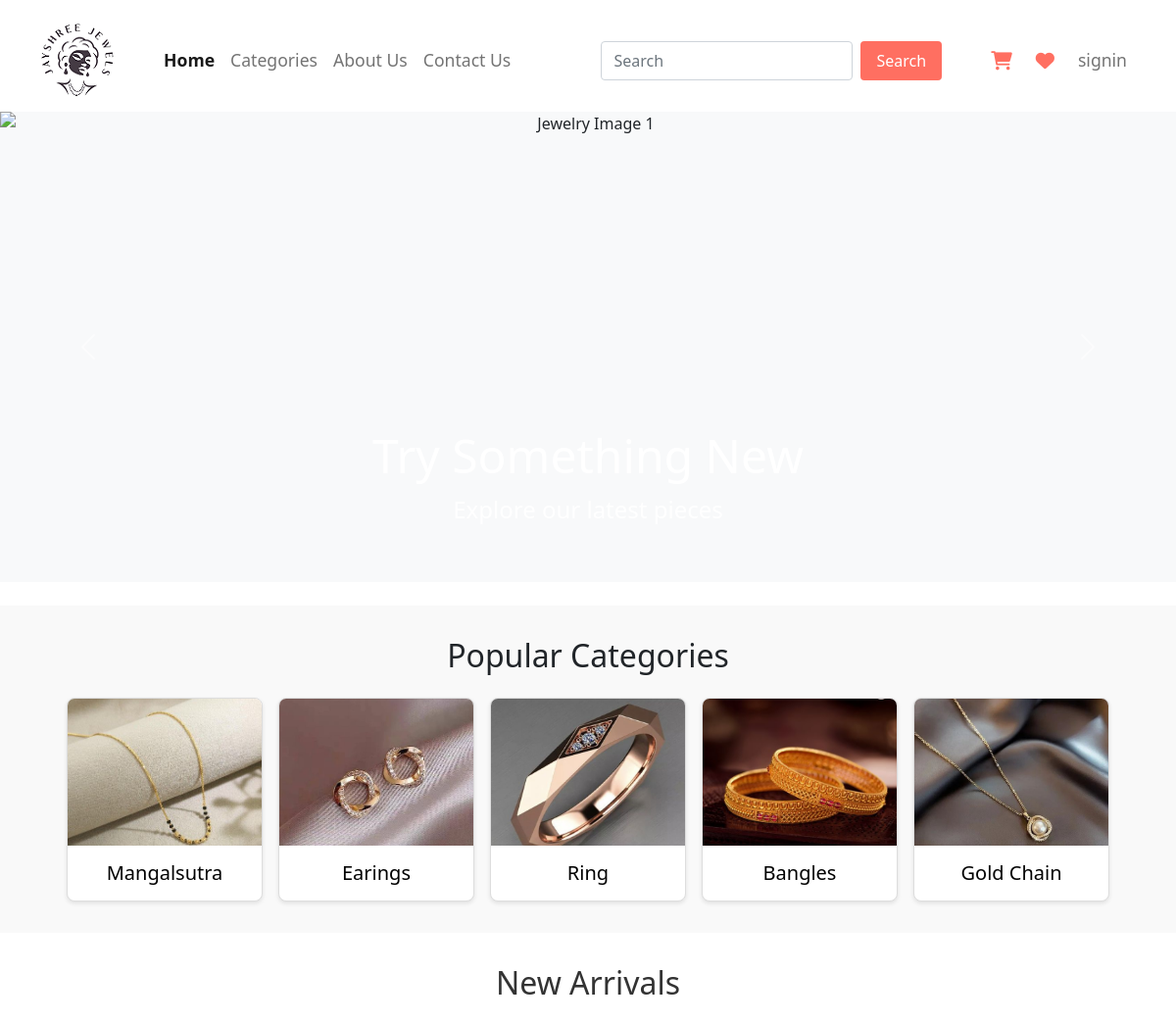
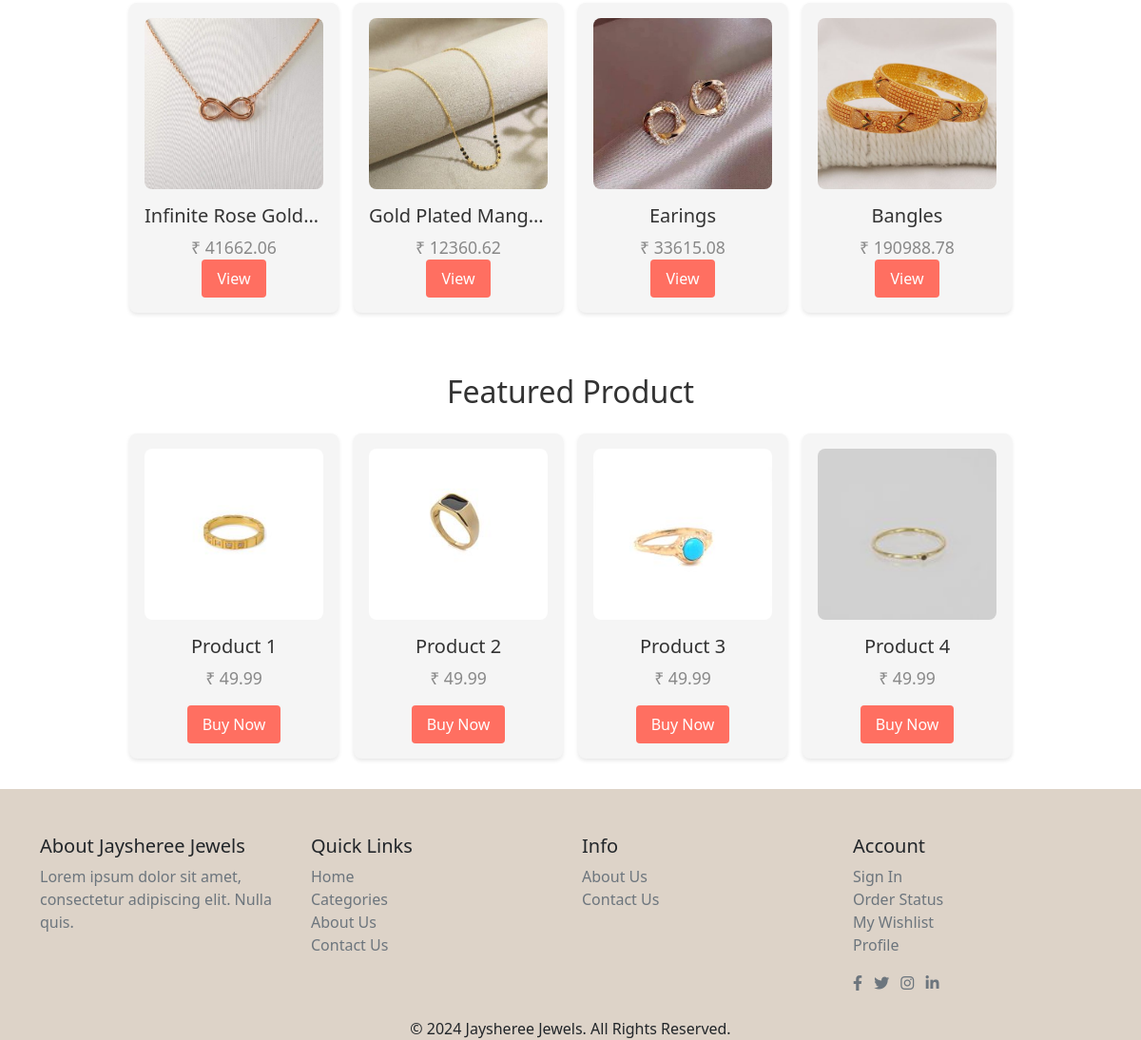
The app's page /user/index.php with its own data (2 pictures, top to bottom).
### tables this page shows
CREATE TABLE `category_tbl` (
  `c_id` int(11) NOT NULL,
  `c_code` varchar(10) NOT NULL,
  `c_name` varchar(255) NOT NULL,
  `c_gender` varchar(10) NOT NULL,
  `c_image` varchar(255) DEFAULT NULL,
  `c_status` varchar(10) NOT NULL
);

CREATE TABLE `product_tbl` (
  `p_id` int(10) NOT NULL,
  `p_code` varchar(10) NOT NULL,
  `p_name` varchar(100) NOT NULL,
  `p_c_code` varchar(10) NOT NULL,
  `p_type` varchar(30) NOT NULL,
  `p_gross_weight` decimal(10,3) NOT NULL,
  `p_diamond_weight` decimal(5,3) NOT NULL,
  `p_diamond_pices` int(5) NOT NULL,
  `p_purity` varchar(50) NOT NULL,
  `p_gold_weight` decimal(5,2) NOT NULL,
  `p_gold_price` decimal(10,2) NOT NULL,
  `p_diamond_price` decimal(10,2) NOT NULL,
  `p_making_charge` decimal(10,2) NOT NULL,
  `p_overhead_charges` decimal(10,2) NOT NULL,
  `p_base_price` decimal(10,2) NOT NULL,
  `p_tax` decimal(10,2) NOT NULL,
  `p_total_price` decimal(10,2) NOT NULL,
  `p_diamond_color` varchar(30) NOT NULL,
  `p_stock` int(5) NOT NULL,
  `p_image` varchar(100) NOT NULL,
  `p_status` varchar(10) NOT NULL
);

### user/index.php (the view, shortened to what this page needs)
<?php
include_once 'header.php';
include_once '../conn.php';
?>
<div id="jewelryCarousel" class="carousel slide" data-bs-ride="carousel">
  <div class="carousel-inner">
    <div class="carousel-item active">
      <img src="../images/carouselImg1.png" class="d-block w-100" alt="Jewelry Image 1">
      <div class="carousel-caption d-none d-md-block">
        <h5>Try Something New</h5>
        <p>Explore our latest pieces</p>
      </div>
    </div>
  </div>
  <button class="carousel-control-prev carousel-button" type="button" data-bs-target="#jewelryCarousel"
    data-bs-slide="prev">
    <span class="carousel-control-prev-icon" aria-hidden="true"></span>
  </button>
  <button class="carousel-control-next carousel-button" type="button" data-bs-target="#jewelryCarousel"
    data-bs-slide="next">
    <span class="carousel-control-next-icon" aria-hidden="true"></span>
  </button>
</div>
<br />
<section class="popular-categories">
  <h2>Popular Categories</h2>
  <div class="categories-container">
    <?php
    $q = "select * from category_tbl where c_status='Active' ORDER BY c_id DESC LIMIT 5";
    $result = mysqli_query($con, $q);
    while ($r = mysqli_fetch_assoc($result)) {
      ?>
      <a href="product.php?c_code=<?php echo $r['c_code']; ?>">
        <div class="category">
          <img src="<?php echo
            $r['c_image']; ?>" alt="<?php echo $r['c_name']; ?>">
          <h3><?php echo $r['c_name']; ?></h3>
        </div>
      </a>
      <?php
    }
    ?>
  </div>
</section>
<section class="new-arrivals">
  <h2>New Arrivals</h2>
  <div class="arrivals-container">
    <?php
    $q = "select * from product_tbl where p_status='Active' ORDER BY p_id DESC LIMIT 4";
    $result = mysqli_query($con, $q);
    while ($r = mysqli_fetch_assoc($result)) {
      ?>
      <a href="single-product.php?p_code=<?php echo $r['p_code']; ?>">
        <div class="arrival-item">
          <img src="<?php echo $r['p_image']; ?>" alt="<?php echo $r['p_name']; ?>">
          <h3 class="card-title text-truncate"><?php echo $r['p_name']; ?></h3>
          <p class="price mb-auto">₹ <?php echo $r['p_total_price']; ?></p>
          <button class="buy-now">View</button>
        </div>
      </a>
      <?php
    }
    ?>
  </div>
</section>
<section class="new-arrivals">
  <h2>Featured Product</h2>
  <div class="arrivals-container">
    <a href="single-product.php">
      <div class="arrival-item">
        <img src="../images/newArrivalImg1.jpg" alt="New Arrival 1">
        <h3>Product 1</h3>
        <p class="price">₹ 49.99</p>
        <button class="buy-now">Buy Now</button>
      </div>
    </a>
    <a href="single-product.php">
      <div class="arrival-item">
        <img src="../images/newArrivalImg2.jpg" alt="New Arrival 1">
        <h3>Product 2</h3>
        <p class="price">₹ 49.99</p>
        <button class="buy-now">Buy Now</button>
      </div>
    </a>
    <a href="single-product.php">
      <div class="arrival-item">
        <img src="../images/newArrivalImg3.jpg" alt="New Arrival 1">
        <h3>Product 3</h3>
        <p class="price">₹ 49.99</p>
        <button class="buy-now">Buy Now</button>
      </div>
    </a>
    <a href="single-product.php">
      <div class="arrival-item">
        <img src="../images/newArrivalImg4.jpg" alt="New Arrival 1">
        <h3>Product 4</h3>
        <p class="price">₹ 49.99</p>
        <button class="buy-now">Buy Now</button>
      </div>
    </a>
  </div>
</section>
<?php
include_once 'footer.php';
?>

### css/user_style.css (style rules this page uses)
body { overflow-x: hidden; }
.carousel-item { height: 60vh; background-color: #f8f9fa; text-align: center; }
.carousel-item img { width: 100%; height: auto; object-fit: cover; }
@media (min-width: 768px) { .carousel-caption h5 { font-size: 3rem; } }
@media (min-width: 768px) { .carousel-caption p { font-size: 1.5rem; } }
.popular-categories { padding: 2rem; background-color: #f9f9f9; }
.popular-categories h2 { text-align: center; font-size: 2rem; margin-bottom: 1.5rem; }
.categories-container { display: flex; flex-wrap: wrap; justify-content: center; gap: 1rem; }
.category { background-color: #fff; border: 1px solid #ddd; border-radius: 8px; overflow: hidden; text-align: center; width: 200px; box-shadow: 0 2px 4px rgba(0, 0, 0, 0.1); transition: transform 0.3s; }
.category img { width: 100%; height: 150px; object-fit: cover; }
.category h3 { margin: 1rem 0; font-size: 1.25rem; }
.new-arrivals { padding: 2rem; background-color: #fff; }
.new-arrivals h2 { text-align: center; font-size: 2rem; margin-bottom: 1.5rem; color: #333; }
.arrivals-container { display: flex; flex-wrap: wrap; justify-content: center; gap: 1rem; }
.arrival-item { background-color: #f5f5f5; border-radius: 8px; text-align: center; width: 220px; padding: 1rem; box-shadow: 0 2px 4px rgba(0, 0, 0, 0.1); transition: transform 0.3s, box-shadow 0.3s; }
.arrival-item img { width: 100%; height: 180px; object-fit: cover; border-radius: 8px; }
.arrival-item h3 { margin: 1rem 0 0.5rem; font-size: 1.25rem; color: #333; }
.arrival-item .price { font-size: 1.1rem; color: #888; margin-bottom: 1rem; }
.buy-now { background-color: #ff6f61; color: #fff; padding: 0.5rem 1rem; border: none; border-radius: 4px; cursor: pointer; font-size: 1rem; transition: background-color 0.3s; }
body { display: flex; flex-direction: column; min-height: 100vh; }

### records on screen
category_tbl: c_image (picture), c_name "Mangalsutra"
category_tbl: c_image (picture), c_name "Earings"
category_tbl: c_image (picture), c_name "Ring"
category_tbl: c_image (picture), c_name "Bangles"
category_tbl: c_image (picture), c_name "Gold Chain"
product_tbl: p_image (picture), p_name "Infinite Rose Gold…", p_total_price "41662.06"
product_tbl: p_image (picture), p_name "Gold Plated Mang…", p_total_price "12360.62"
product_tbl: p_image (picture), p_name "Earings", p_total_price "33615.08"
product_tbl: p_image (picture), p_name "Bangles", p_total_price "190988.78"
